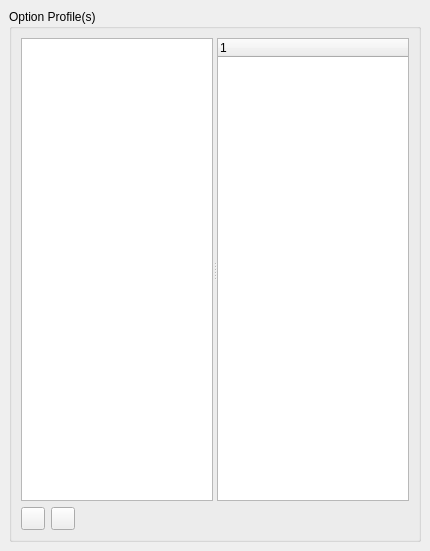
<?xml version="1.0" encoding="UTF-8"?>
<ui version="4.0">
 <class>ProfileEditorDialog</class>
 <widget class="QWidget" name="ProfileEditorDialog">
  <property name="geometry">
   <rect>
    <x>0</x>
    <y>0</y>
    <width>430</width>
    <height>551</height>
   </rect>
  </property>
  <layout class="QVBoxLayout">
   <property name="spacing">
    <number>6</number>
   </property>
   <property name="leftMargin">
    <number>9</number>
   </property>
   <property name="topMargin">
    <number>9</number>
   </property>
   <property name="rightMargin">
    <number>9</number>
   </property>
   <property name="bottomMargin">
    <number>9</number>
   </property>
   <item>
    <widget class="QGroupBox" name="option_profiles_groupbox">
     <property name="title">
      <string>Option Profile(s)</string>
     </property>
     <property name="checkable">
      <bool>false</bool>
     </property>
     <layout class="QVBoxLayout" name="verticalLayout">
      <item>
       <widget class="QSplitter" name="profile_editor_splitter">
        <property name="sizePolicy">
         <sizepolicy hsizetype="Expanding" vsizetype="Expanding">
          <horstretch>0</horstretch>
          <verstretch>0</verstretch>
         </sizepolicy>
        </property>
        <property name="orientation">
         <enum>Qt::Horizontal</enum>
        </property>
        <property name="childrenCollapsible">
         <bool>false</bool>
        </property>
        <widget class="ProfileListWidget" name="profile_list">
         <property name="sizePolicy">
          <sizepolicy hsizetype="MinimumExpanding" vsizetype="Expanding">
           <horstretch>0</horstretch>
           <verstretch>0</verstretch>
          </sizepolicy>
         </property>
         <property name="minimumSize">
          <size>
           <width>120</width>
           <height>0</height>
          </size>
         </property>
        </widget>
        <widget class="QTreeWidget" name="settings_tree">
         <property name="selectionMode">
          <enum>QAbstractItemView::MultiSelection</enum>
         </property>
         <property name="columnCount">
          <number>1</number>
         </property>
         <attribute name="headerVisible">
          <bool>true</bool>
         </attribute>
         <column>
          <property name="text">
           <string notr="true">1</string>
          </property>
         </column>
        </widget>
       </widget>
      </item>
      <item>
       <layout class="QHBoxLayout" name="horizontalLayout">
        <property name="topMargin">
         <number>0</number>
        </property>
        <item>
         <widget class="QToolButton" name="move_up_button">
          <property name="toolTip">
           <string>Move profile up</string>
          </property>
          <property name="icon">
           <iconset theme=":/images/16x16/go-up.png">
            <normaloff>.</normaloff>.</iconset>
          </property>
         </widget>
        </item>
        <item>
         <widget class="QToolButton" name="move_down_button">
          <property name="toolTip">
           <string>Move profile down</string>
          </property>
          <property name="icon">
           <iconset theme=":/images/16x16/go-down.png">
            <normaloff>.</normaloff>.</iconset>
          </property>
         </widget>
        </item>
        <item>
         <widget class="QDialogButtonBox" name="profile_list_buttonbox">
          <property name="minimumSize">
           <size>
            <width>0</width>
            <height>10</height>
           </size>
          </property>
          <property name="standardButtons">
           <set>QDialogButtonBox::NoButton</set>
          </property>
         </widget>
        </item>
        <item>
         <spacer name="horizontalSpacer">
          <property name="orientation">
           <enum>Qt::Horizontal</enum>
          </property>
          <property name="sizeHint" stdset="0">
           <size>
            <width>40</width>
            <height>20</height>
           </size>
          </property>
         </spacer>
        </item>
       </layout>
      </item>
     </layout>
    </widget>
   </item>
  </layout>
 </widget>
 <customwidgets>
  <customwidget>
   <class>ProfileListWidget</class>
   <extends>QListWidget</extends>
   <header location="global">picard.ui.widgets.profilelistwidget</header>
   <slots>
    <slot>remove_selected_profile()</slot>
    <slot>add_profile()</slot>
   </slots>
  </customwidget>
 </customwidgets>
 <resources/>
 <connections/>
 <slots>
  <slot>live_update_and_check()</slot>
  <slot>script_selected()</slot>
  <slot>move_selected_script_up()</slot>
  <slot>move_selected_script_down()</slot>
  <slot>enable_tagger_scripts_toggled(bool)</slot>
 </slots>
</ui>
